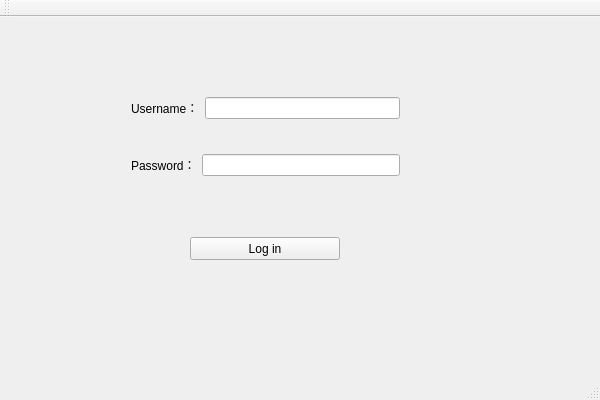
<?xml version="1.0" encoding="UTF-8"?>
<ui version="4.0">
 <class>LoginWClass</class>
 <widget class="QMainWindow" name="LoginWClass">
  <property name="geometry">
   <rect>
    <x>0</x>
    <y>0</y>
    <width>600</width>
    <height>400</height>
   </rect>
  </property>
  <property name="windowTitle">
   <string>Login Window</string>
  </property>
  <widget class="QWidget" name="centralWidget">
   <widget class="QWidget" name="verticalLayoutWidget">
    <property name="geometry">
     <rect>
      <x>120</x>
      <y>40</y>
      <width>291</width>
      <height>161</height>
     </rect>
    </property>
    <layout class="QVBoxLayout" name="verticalLayout">
     <item>
      <layout class="QHBoxLayout" name="horizontalLayout">
       <item>
        <widget class="QLabel" name="label">
         <property name="text">
          <string>Username：</string>
         </property>
        </widget>
       </item>
       <item>
        <widget class="QLineEdit" name="lineEdit"/>
       </item>
      </layout>
     </item>
     <item>
      <layout class="QHBoxLayout" name="horizontalLayout_2">
       <item>
        <widget class="QLabel" name="label_2">
         <property name="text">
          <string>Password：</string>
         </property>
        </widget>
       </item>
       <item>
        <widget class="QLineEdit" name="lineEdit_2"/>
       </item>
      </layout>
     </item>
    </layout>
   </widget>
   <widget class="QPushButton" name="pushButton_3">
    <property name="geometry">
     <rect>
      <x>190</x>
      <y>220</y>
      <width>150</width>
      <height>23</height>
     </rect>
    </property>
    <property name="maximumSize">
     <size>
      <width>150</width>
      <height>16777215</height>
     </size>
    </property>
    <property name="text">
     <string>Log in</string>
    </property>
   </widget>
  </widget>
  <widget class="QMenuBar" name="menuBar">
   <property name="geometry">
    <rect>
     <x>0</x>
     <y>0</y>
     <width>600</width>
     <height>23</height>
    </rect>
   </property>
  </widget>
  <widget class="QToolBar" name="mainToolBar">
   <attribute name="toolBarArea">
    <enum>TopToolBarArea</enum>
   </attribute>
   <attribute name="toolBarBreak">
    <bool>false</bool>
   </attribute>
  </widget>
  <widget class="QStatusBar" name="statusBar"/>
 </widget>
 <layoutdefault spacing="6" margin="11"/>
 <resources>
  <include location="Employee_Access.qrc"/>
 </resources>
 <connections>
  <connection>
   <sender>pushButton_3</sender>
   <signal>clicked()</signal>
   <receiver>LoginWClass</receiver>
   <slot>login()</slot>
   <hints>
    <hint type="sourcelabel">
     <x>302</x>
     <y>256</y>
    </hint>
    <hint type="destinationlabel">
     <x>361</x>
     <y>258</y>
    </hint>
   </hints>
  </connection>
  <connection>
   <sender>lineEdit</sender>
   <signal>returnPressed()</signal>
   <receiver>lineEdit_2</receiver>
   <slot>setFocus()</slot>
   <hints>
    <hint type="sourcelabel">
     <x>304</x>
     <y>133</y>
    </hint>
    <hint type="destinationlabel">
     <x>342</x>
     <y>216</y>
    </hint>
   </hints>
  </connection>
  <connection>
   <sender>lineEdit_2</sender>
   <signal>returnPressed()</signal>
   <receiver>pushButton_3</receiver>
   <slot>click()</slot>
   <hints>
    <hint type="sourcelabel">
     <x>353</x>
     <y>200</y>
    </hint>
    <hint type="destinationlabel">
     <x>219</x>
     <y>274</y>
    </hint>
   </hints>
  </connection>
 </connections>
 <slots>
  <slot>OpenImageClick()</slot>
  <slot>ExitClick()</slot>
  <slot>login()</slot>
 </slots>
</ui>
